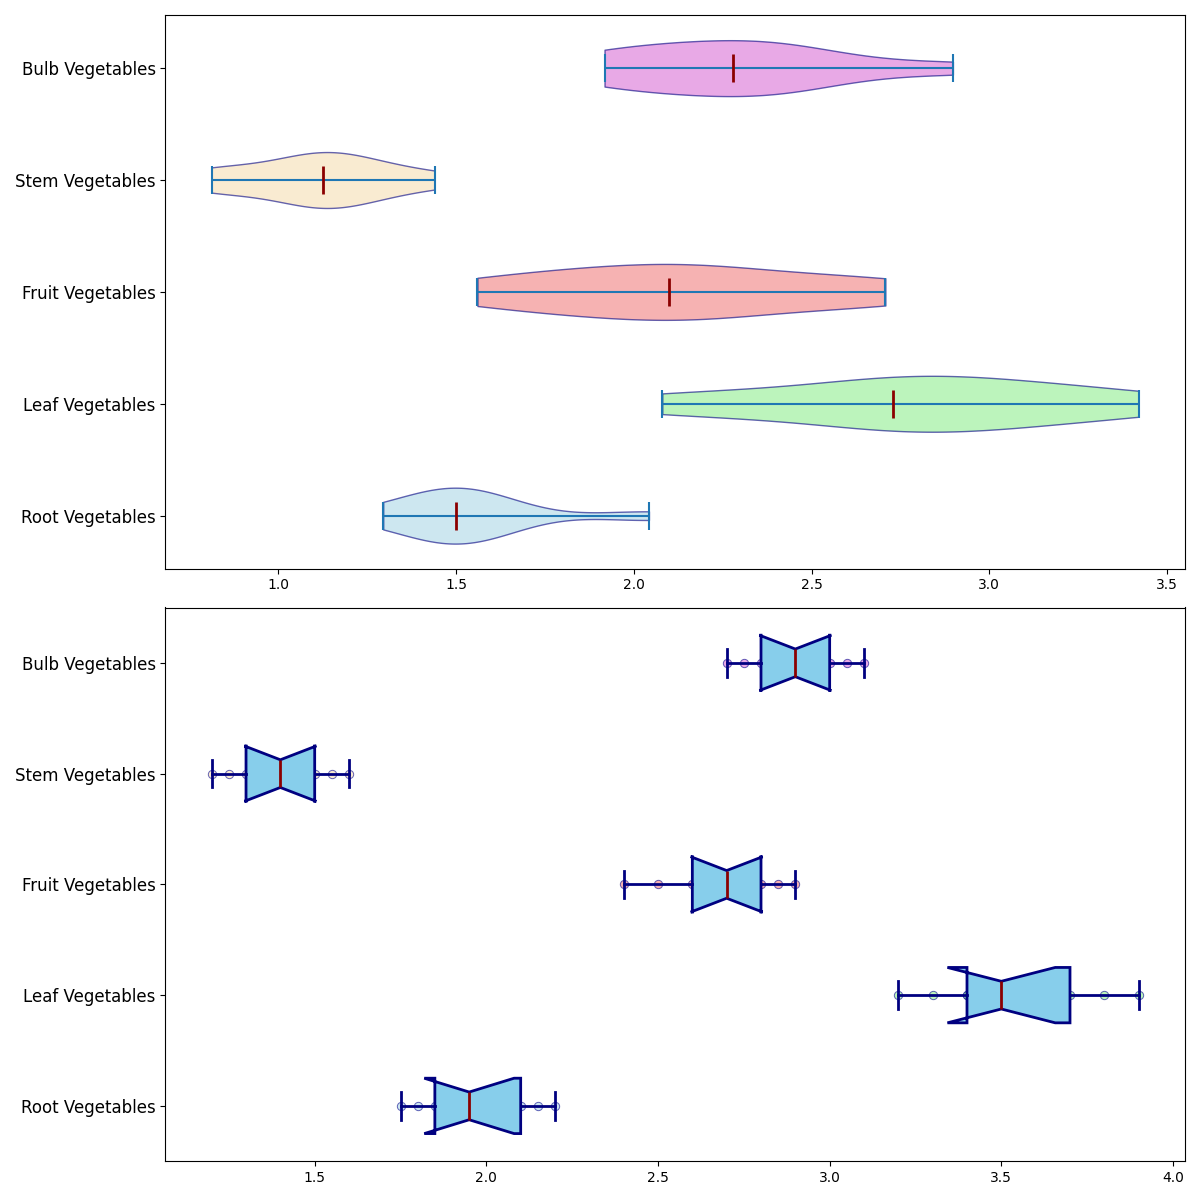

This chart was generated by the following Python code:
import matplotlib.pyplot as plt
import numpy as np

# Define artificial data for each vegetable type
root_vegetables = [1.8, 2.0, 1.9, 2.1, 1.75, 2.2, 1.95, 2.15, 1.85]
leaf_vegetables = [3.4, 3.6, 3.5, 3.3, 3.8, 3.2, 3.7, 3.4, 3.9]
fruit_vegetables = [2.6, 2.8, 2.7, 2.5, 2.9, 2.4, 2.75, 2.85, 2.65]
stem_vegetables = [1.3, 1.5, 1.4, 1.2, 1.6, 1.25, 1.45, 1.35, 1.55]
bulb_vegetables = [3.0, 2.8, 2.9, 3.1, 2.7, 2.95, 2.85, 3.05, 2.75]

variation_factors = [0.8, 0.75, 0.85, 0.7, 0.9, 0.65, 0.8, 0.95, 0.7]
root_vegetables_var = np.multiply(root_vegetables, variation_factors)
leaf_vegetables_var = np.multiply(leaf_vegetables, variation_factors)
fruit_vegetables_var = np.multiply(fruit_vegetables, variation_factors)
stem_vegetables_var = np.multiply(stem_vegetables, variation_factors)
bulb_vegetables_var = np.multiply(bulb_vegetables, variation_factors)

box_plot_data = [root_vegetables, leaf_vegetables, fruit_vegetables, stem_vegetables, bulb_vegetables]
violin_plot_data = [root_vegetables_var, leaf_vegetables_var, fruit_vegetables_var, stem_vegetables_var, bulb_vegetables_var]
labels = ["Root Vegetables", "Leaf Vegetables", "Fruit Vegetables", "Stem Vegetables", "Bulb Vegetables"]

fig, axs = plt.subplots(2, 1, figsize=(12, 12))

# Violin plot
violin_parts = axs[0].violinplot(violin_plot_data, vert=False, showmeans=False, showmedians=True)

colors = ['lightblue', 'lightgreen', 'lightcoral', 'wheat', 'orchid']
for pc, color in zip(violin_parts['bodies'], colors):
    pc.set_facecolor(color)
    pc.set_edgecolor('navy')
    pc.set_alpha(0.6)

violin_parts['cmedians'].set_color('darkred')
violin_parts['cmedians'].set_linewidth(2)

axs[0].set_yticks(np.arange(1, len(labels) + 1))
axs[0].set_yticklabels(labels, fontsize=12)

# Box plot with overlay of individual data points
axs[1].boxplot(box_plot_data, vert=False, patch_artist=True, notch=True, 
               boxprops=dict(facecolor='skyblue', color='navy', linewidth=2),
               whiskerprops=dict(color='navy', linewidth=2),
               capprops=dict(color='navy', linewidth=2),
               medianprops=dict(color='darkred', linewidth=2))

for i, data in enumerate(box_plot_data):
    y = [i + 1] * len(data)  # Adjust the y coordinate for individual data points to be just jittery enough
    axs[1].scatter(data, y, alpha=0.6, color=colors[i], edgecolor='darkblue', linewidth=0.7)

axs[1].set_yticks(np.arange(1, len(labels) + 1))
axs[1].set_yticklabels(labels, fontsize=12)

plt.tight_layout()
plt.show()
